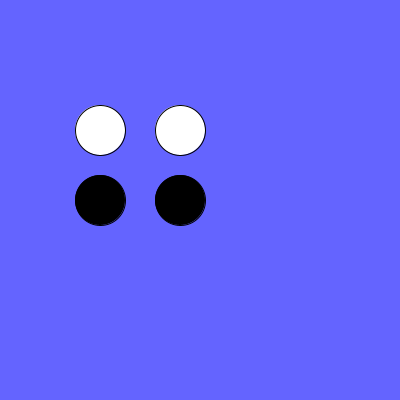
Frame 1 (no input)
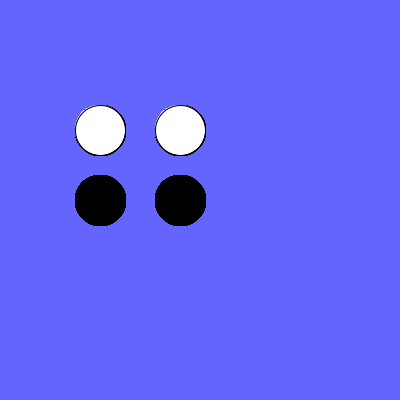
Frame 60 (the mouse pressed at the canvas centre just before this capture)
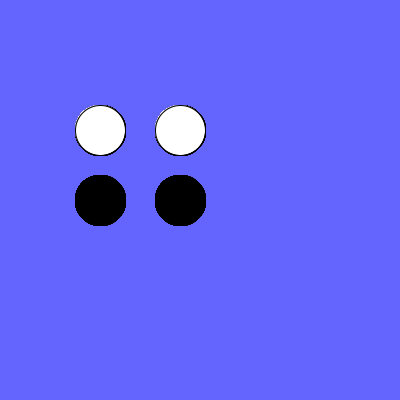
Frame 120 (the mouse held since frame 60 and released just before this capture)

The Processing sketch that drew these frames (run headless with seeded random() and noise(); from frame 60 on, the mouse is pressed at the canvas centre):

// Processing sketch: Les_3
// ── Les_3.pde
//A
//OPGAVE DAMSTEEN 
 Damsteen[] damstenen = new Damsteen[]{new Damsteen(100, 130, #FFFFFF, 50),
                                       new Damsteen(180, 130, #FFFFFF, 50), 
                                       new Damsteen(100, 200, #000000, 50), 
                                       new Damsteen(180, 200, #000000, 50)};

void setup() {
  size(400, 400);
  background(100, 100, 255);
  smooth();
}

void draw() {
  for(int i=0;i<damstenen.length;i++){
    damstenen[i].tekenStenen();
  }
}
                                    
class Damsteen {
  int xpos;
  int ypos;
  int kleur;
  int diameter;
  
  Damsteen(int xpositie, int ypositie, color kleurtje, int diametertje) {
    this.xpos = xpositie;
    this.ypos = ypositie;
    this.kleur = kleurtje;
    this.diameter = diametertje;
  }
  
  void tekenStenen() {
    fill(this.kleur);
    ellipseMode(CENTER);
    ellipse(this.xpos, this.ypos, this.diameter, this.diameter);
  }
}
